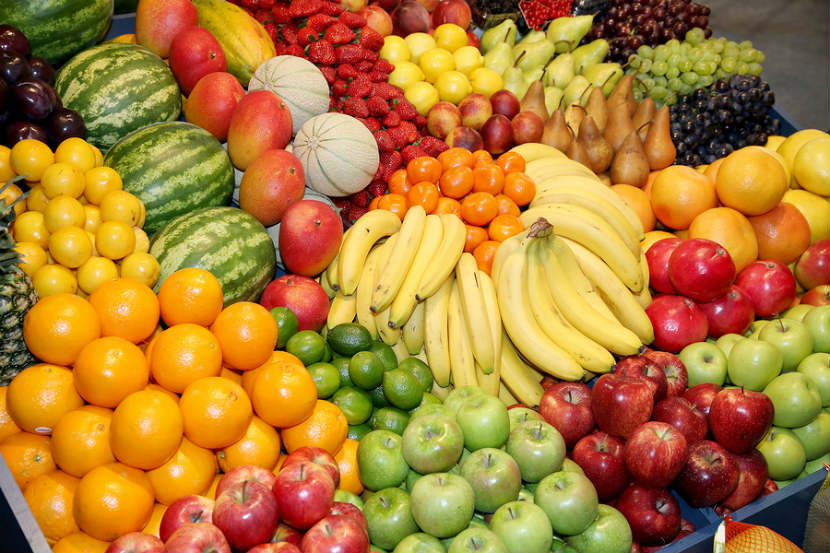
#> input picture lab5/fruit.jpg, 830 x 553 px, found by its file name
$ python morphological_lab.py
#> lines starting #> are read from the running program, lines starting #| are printed output that depends on the picture; after the words box and inside, x2 and y2 are one past the last pixel; in counts of white or black regions, pixels touching at a corner belong together
# -*- coding: utf-8 -*-
"""
Created on Sat Apr 17 17:04:17 2021

@author: HP
"""
import cv2

img1= cv2.imread('C:/Users/HP/Desktop/fruit.jpg')  #read the original colour image
#> img1 is the input picture: shape (553, 830, 3); mean B, G, R 51.3, 124.6, 174.8
image1 = cv2.cvtColor(img1, cv2.COLOR_BGR2GRAY)     #convert the GRB image to grayscale
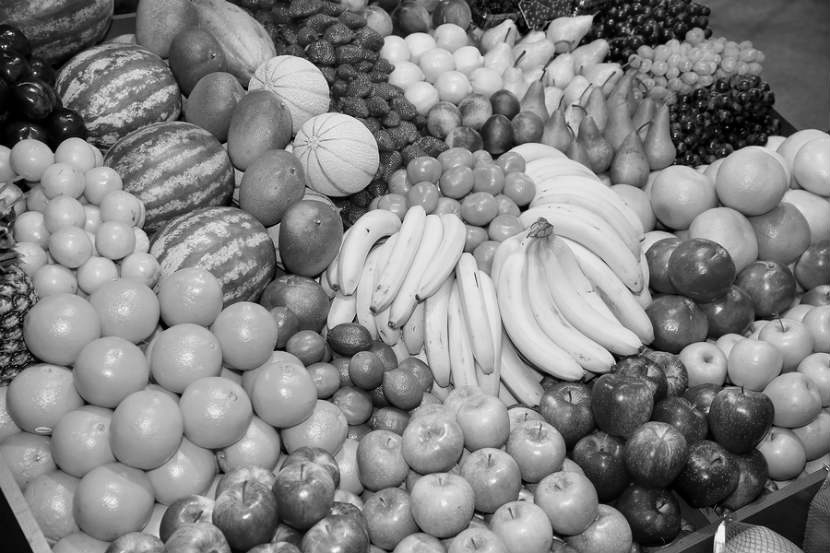
#> image1: shape (553, 830); min 0, max 254, mean 131.3
ret,thresh1 = cv2.threshold(image1,127,255,cv2.THRESH_BINARY)   #perform thresholding operation on grayscale image to convert to binary image
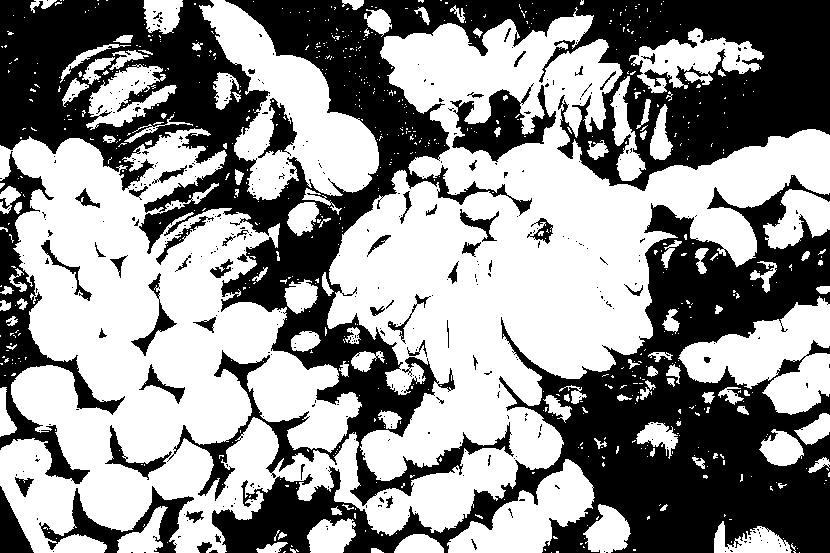
#> thresh1: shape (553, 830); 56.4% white; 415 black regions (360 under 20 px), largest, box (x1, y1, x2, y2) and area: (0, 0, 830, 506) 108382, (212, 175, 830, 553) 67372, (0, 151, 125, 484) 8190

#cv2.imshow('original', img1)   # display both the original and thresholded images
#cv2.imshow('thresholded', thresh1)
#cv2.waitKey()  #wait for specified time, if you press any key in that time, the program continues.

img2= cv2.imread('C:/Users/HP/Desktop/bwero.jpg')
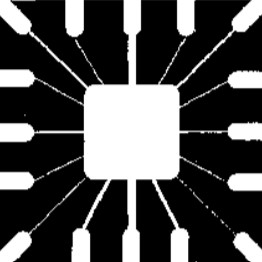
#> input picture lab_morphological/bwero.jpg, 262 x 262 px, found by its file name
#> img2 is the input picture: shape (262, 262, 3); min 0, max 255, mean 77.3
kernel1 = cv2.getStructuringElement(cv2.MORPH_RECT,(5,5))
mask1 = cv2.erode(img2, kernel1, iterations=1)
opening = cv2.morphologyEx(img2, cv2.MORPH_OPEN, kernel1)
# [4 lines of commented-out code are left out]


img3= cv2.imread('C:/Users/HP/Desktop/bwdil.jpg')
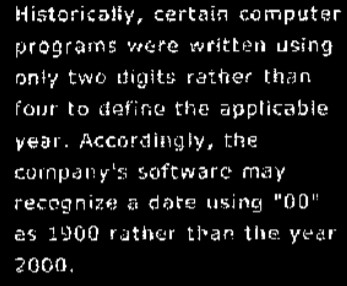
#> input picture lab_morphological/bwdil.jpg, 347 x 286 px, found by its file name
#> img3 is the input picture: shape (286, 347, 3); min 0, max 255, mean 22.6
kernel2 =  cv2.getStructuringElement(cv2.MORPH_RECT,(3,3))
mask2 = cv2.dilate(img3, kernel2, iterations=1)
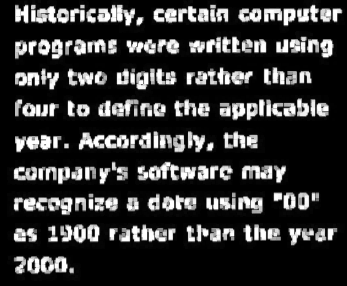
#> mask2: shape (286, 347, 3); min 0, max 255, mean 50.9
closing = cv2.morphologyEx(img3, cv2.MORPH_CLOSE, kernel2)
# [4 lines of commented-out code are left out]


img4= cv2.imread('C:/Users/HP/Desktop/fp.jpg')
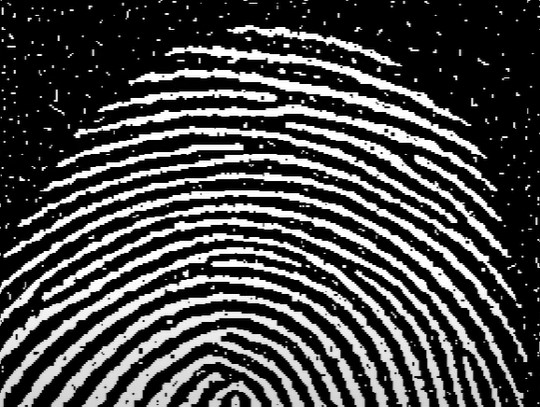
#> input picture lab_morphological/fp.jpg, 540 x 407 px, found by its file name
#> img4 is the input picture: shape (407, 540, 3); min 0, max 255, mean 71.4
kernel3 = cv2.getStructuringElement(cv2.MORPH_RECT,(5,5))
opening2 = cv2.morphologyEx(img4, cv2.MORPH_OPEN, kernel3)
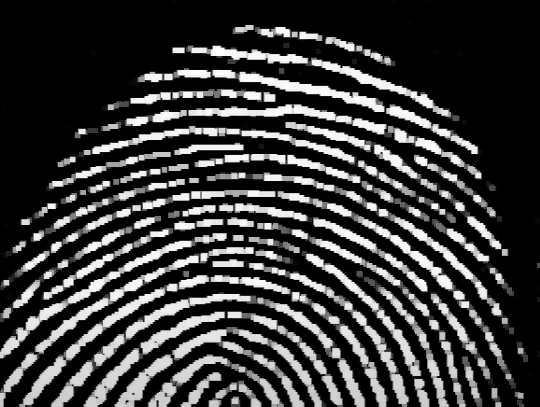
#> opening2: shape (407, 540, 3); min 0, max 255, mean 58.3
closing2 = cv2.morphologyEx(opening2, cv2.MORPH_CLOSE, kernel3)
cv2.imshow('original', img4)
cv2.imshow('opened', opening2)
cv2.imshow('ope and clos', closing2)
cv2.waitKey()
